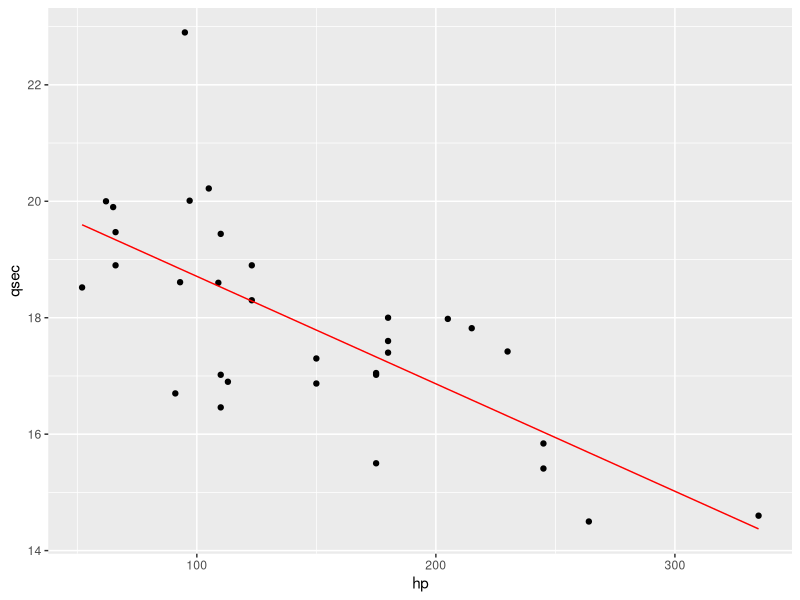

Reproduce this figure in R.
library(jsonlite)
library(tidyverse)
?lm

# lm(formula data)
#With simple linear regression, we'll use the formula Y ~ A where Y is the column name of the dependent variable, and A is the column name of the independent variable.

# y = mx + b
# m = slope
# b =  intercept 
# y = dependent variable
# x = independent variable

lm(qsec ~ hp, mtcars) #create linear model
#gives us the line : qsec = -0.01846hp + 20.56

#to get p-value and r-sq wrap in summary:
summary(lm(qsec ~ hp, mtcars)) # summarize linear model
# gives us r-sq of 0.5016 which means roughly half of our qt mile predictions will be correct with this model

#Once we have calculated our linear regression model, we can visualize the fitted line against our dataset using ggplot2.
#First, we need to calculate the data points to use for our line plot using our lm(qsec ~ hp,mtcars) coefficients as follows:
model <- lm(qsec ~ hp, mtcars) # create linear model
yvals <- model $ coefficients['hp'] * mtcars $ hp + 
model $ coefficients['(Intercept)'] #determine y axis values from linear model

# Once we have calculated our line plot data points, we can plot the linear model over our scatter plot:
plt <- ggplot(mtcars, aes(x = hp, y = qsec)) # import dataset into ggplot
plt + geom_point() + geom_line(aes(y = yvals), color = "red") # plot scatter and linear model



### multiple linear regression

# multiple linear regression equation becomes y = m1x1 + m2x2 + … + mnxn + b, for all independent x variables and their m coefficients
# qsec = dependent variable
# hp = 1st independent var, not enough to predict qsec, the r sq was .5 (basically 50/50)
# mpg, disp, drat, wt will be addeded to the model 

# model:
lm(qsec ~ mpg + disp + drat + wt + hp, data = mtcars) # generate multiple linear regression model

summary(lm(qsec ~ mpg + disp + drat + wt + hp, data = mtcars)) #generate summary

# When an intercept is statistically significant, it means there are other variables and factors that contribute to the variation in quarter-mile time (dependent var) that have not been included in our model.












